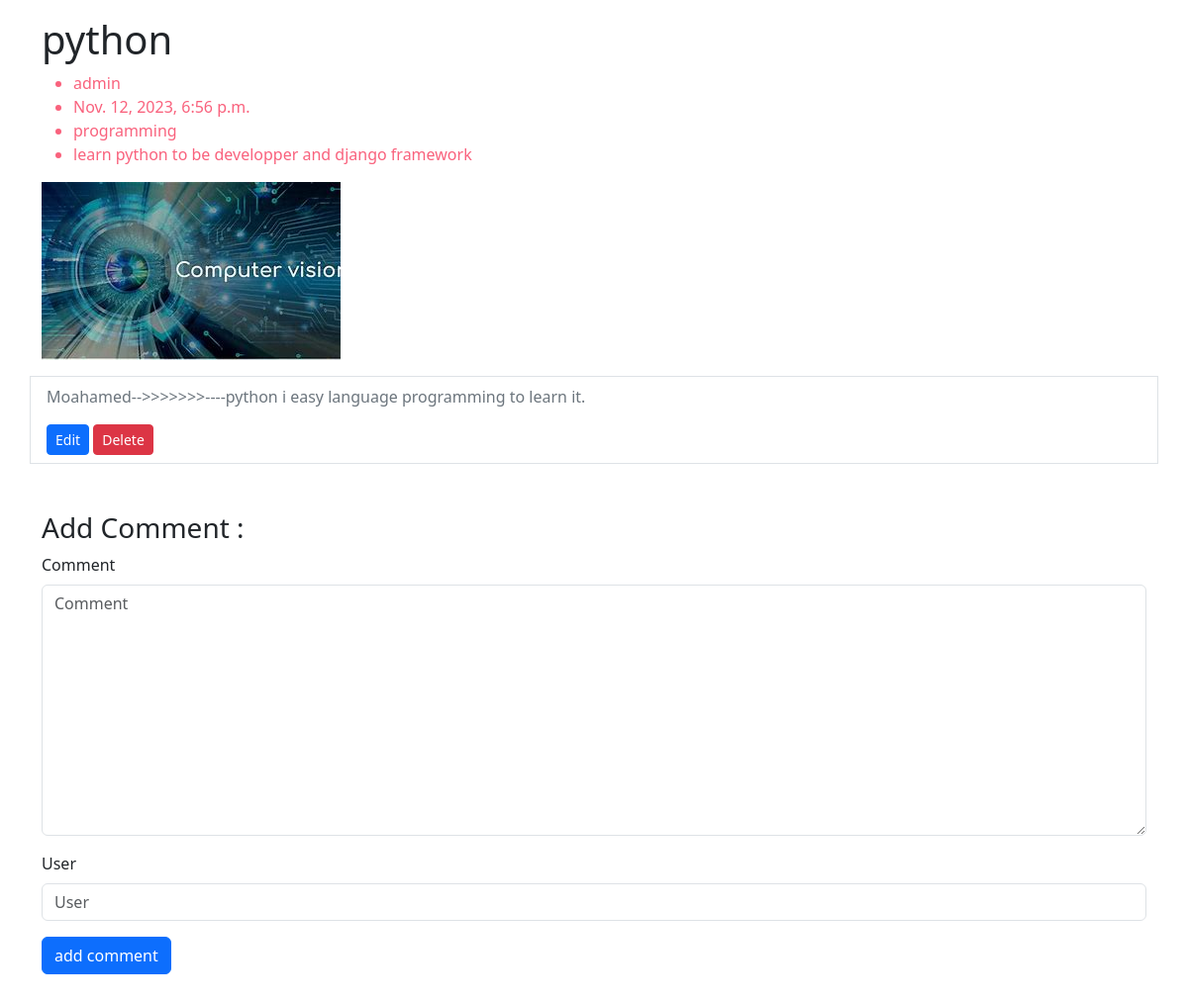
Page /posts/1 on the earlier database version.
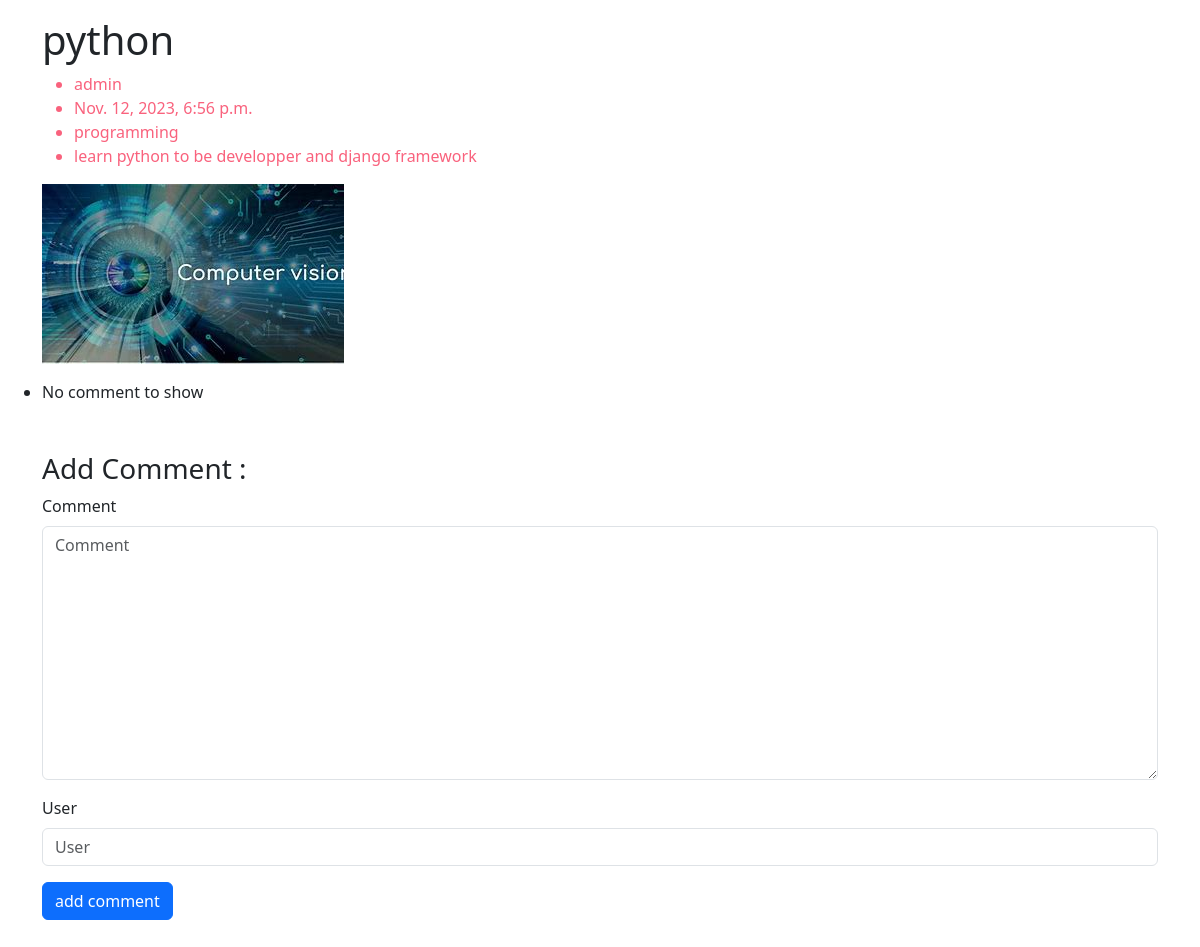
Same page on the later database version.
### posts/models.py (models this page shows)
class Comment(models.Model):
    post = models.ForeignKey(Post, related_name='comment_posts', on_delete=models.SET_NULL ,null=True)
    user = models.CharField( max_length=50)
    comment= models.TextField(max_length=100)
    created_at = models.DateTimeField( default= timezone.now )
    def __str__(self):
        return self.user

### posts/views.py (the view)
# urls.py: path('posts/<int:pk>',post_detail,name='post-detail'),
def post_detail(request ,pk):
    post_data =Post.objects.get(id =pk)
    comments = Comment.objects.filter(post =post_data)
    if request.method =='POST' :
        form =CommentForm(request.POST)
        if form.is_valid():
            myform =  form.save(commit=False)
            myform.post =post_data
            myform.save()
            return redirect(f'/posts/{pk}')
    else:
        form =CommentForm()
    context = {'post' :post_data,
               'comments':comments,
                'form':form,
               }
    return render(request ,'posts/post_detail.html' ,context)

### posts/forms.py
class CommentForm(forms.ModelForm):
    class Meta:
        model =Comment
        fields =['comment' ,'user']

### posts/models.py (called while the page is built)
    def __str__(self):
        return self.name

### posts/templates/posts/post_detail.html (shortened to what this page needs)
{% load django_bootstrap5 %}
<!doctype html>
<html lang="en">
  <head>
    <link href="https://cdn.jsdelivr.net/npm/bootstrap@5.3.2/dist/css/bootstrap.min.css" rel="stylesheet">
  </head>
  <body>
    <div class="container my-3">
        <h1>{{post.title}}</h1>
        <ul style ='color: #F9627D;' >
            <li>{{post.author}}</li>
            <li>{{post.public_date_time}}</li>
            <li>{{post.category}}</li>
            <li>{{post.content |safe}}</li>
        </ul>
        <img src="{{post.image.url}}" alt=""class='img-fluid'>
</div>
<div class="container">
    <ul class="list-group  ">
        {% for comment in comments %}
            <div class="row">
                <li class="list-group-item col-12">
                    <div class="col-8">
                        <p class="text-secondary"> {{comment}}-->>>>>>>----{{comment.comment}}</p>
                    </div>
                    <div class="col-6">
                        <a href="{% url 'comment-edit' post.id comment.id %}"  class="btn btn-primary btn-sm">Edit</a>
                        <a href="{% url 'comment-delete' post.id comment.id %}"  class="btn btn-danger btn-sm">Delete</a>
                    </div>
                   {% empty %}
                    <div class="col-lg-12">
                        <li >No comment to show  </li>
                    </div>
            </div>
        {% endfor %}
    </ul>
</div>
<div class ='container my-5'>
    <div class="row">
        <h3>Add Comment : </h3>
        <form method="post" class="form">
            {% bootstrap_form form %}
            {% bootstrap_button button_type="submit" content="add comment" %}
        </form>
    </div>
</div>
  </body>
</html>

Differences in the rows shown:
removed Comment: user "Moahamed", comment "python i easy language programming to learn it."
Other differences:
text now shown: "No comment to show"
